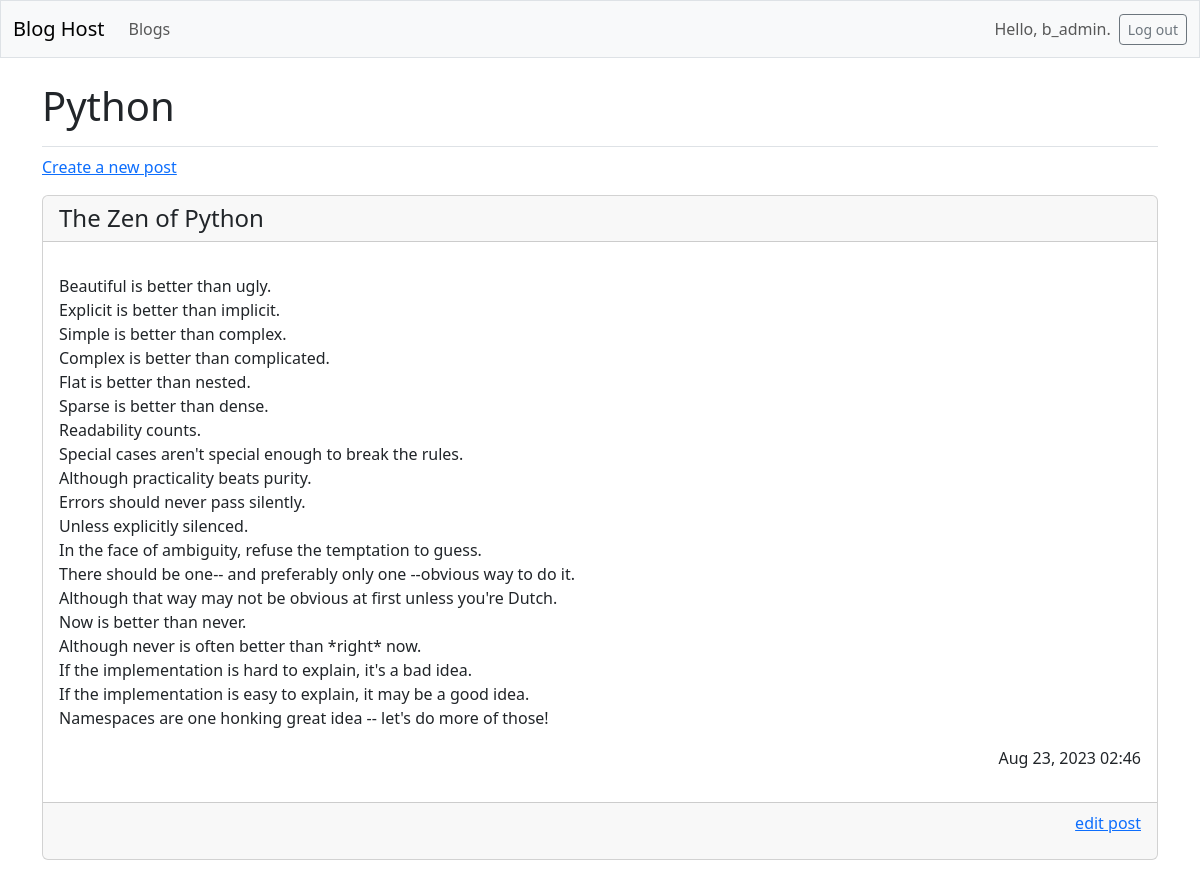
/blog/4/ (signed in), run on the app's committed database.
### blogs/models.py (models this page shows, shortened)
class Blog(models.Model):
    name = models.CharField(max_length=200)
    date_added = models.DateTimeField(auto_now_add=True)
    owner = models.ForeignKey(User, on_delete=models.CASCADE)

class BlogPost(models.Model):
    blog = models.ForeignKey(Blog, on_delete=models.CASCADE)
    title = models.CharField(max_length=500)
    body = models.TextField()
    date_added = models.DateTimeField(auto_now_add=True)

### blogs/views.py (the view)
# urls.py: 2. Add a URL to urlpatterns:  path('blog/', include('blog.urls'))
def blog(request, blog_id):
    blog = Blog.objects.get(id=blog_id)
    posts = blog.blogpost_set.all()
    context = {"blog": blog, "posts": posts}
    return render(request, "blogs/blog.html", context)

### blogs/templates/blogs/blog.html
{% extends 'blogs/base.html' %}
{% block page_header %}
  <h1>{{ blog.name }}</h1>
{% endblock page_header %}
{% block content %}
  <p>
    <a href="{% url 'blogs:new_post' blog.id %}">Create a new post</a>
  </p>
{% for post in posts %}
    <div class="card mb-3">
      <h4 class="card-header">{{ post.title }}</h4>
      <div class="card-body">
        <p class="card-text">{{ post.body|linebreaks }}</p>
        <p class="text-end">{{ post.date_added|date:'M d, Y H:i' }}</p>
      </div>
      <div class="card-footer text-muted">
        <p class="text-end"><a href="{% url 'blogs:edit_post' post.id %}">
          edit post</a></p>
      </div>
    </div>
  {% empty %}
    <p>This blog does not have any posts yet.</p>
  {% endfor %}
{% endblock content %}

### blogs/templates/blogs/base.html (shortened to what this page needs)
<!doctype html>
<html lang="en">
<head>
  {% load django_bootstrap5 %}
  {% bootstrap_css %}
</head>
<body>
  <nav class="navbar navbar-expand-md navbar-light bg-light mb-4 border">
    <div class="container-fluid">
      <a class="navbar-brand" href="{% url 'blogs:index' %}">
          Blog Host</a>
      <div class="collapse navbar-collapse" id="navbarCollapse">
        <ul class="navbar-nav me-auto mb-2 mb-md-0">
          <li class="nav-item">
            <a class="nav-link" href="{% url 'blogs:blogs' %}">
              Blogs</a></li>
        </ul>
        <ul class="navbar-nav ms-auto mb-2 mb-md-0">
          {% if user.is_authenticated %}
            <li class="nav-item">
              <span class="navbar-text me-2">Hello, {{ user.username }}.
                </span></li>
          {% endif %}
        </ul>
        {% if user.is_authenticated %}
          <form action="{% url 'accounts:logout' %}" method='post'>
            <button name='submit' class='btn btn-outline-secondary btn-sm'>
              Log out</button>
          </form>
        {% endif %}
      </div>
    </div>
  </nav>
  <main class="container">
    <div class="pb-2 mb-2 border-bottom">
      {% block page_header %}{% endblock page_header %}
    </div>
    <div>
      {% block content %}{% endblock content %}
    </div>
  </main>
</body>
</html>

### data on the page
Blog: name "Python"
BlogPost: title "The Zen of Python", body "Beautiful is better than ugly. Explicit is better than implicit. Simple is better than complex. Complex is better than complicated. Flat is better than nested. Sparse is better than dense. Readability counts. Special cases aren't special enough to break the rules. Although practicality beats purity. Errors should never pass silently. Unless explicitly silenced. In the face of ambiguity, refuse the temptation to guess. There should be one-- and preferably only one --obvious way to do it. Although that way may not be obvious at first unless you're Dutch. Now is better than never. Although never is often better than *right* now. If the implementation is hard to explain, it's a bad idea. If the…", date_added "Aug 23, 2023 02:46"

### other printed values
{{ user.username }} "b_admin"
